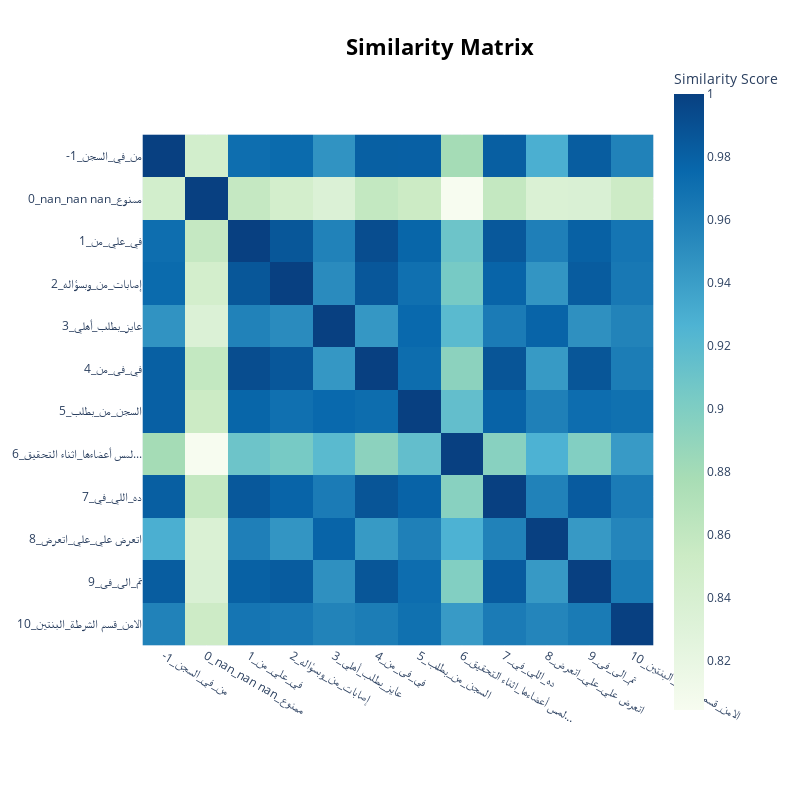

Notebook cell for this chart:
### Markdown cell above
The divisions aren't super clean and it could definitely benefit from some additional pruning but overal these are categories that make sense

### Code cell
# this heatmap shows the level of similiraity between topics
topic_model.visualize_heatmap()

### Figure 1 — Plotly figure (JSON) as saved in the notebook; plotly's stock layout.template omitted (floating-point values rounded to 4 significant figures; data arrays with more than 128 entries replaced by an {"elided": "..."} marker saying what was removed)
{"data": [{"coloraxis": "coloraxis", "hovertemplate": "x: %{x}<br>y: %{y}<br>Similarity Score: %{z}<extra></extra>", "name": "0", "type": "heatmap", "x": ["-1_من_في_السجن", "0_nan_nan nan_ممنوع", "1_في_علي_من", "2_إصابات_من_وبسؤاله", "3_عايز_بطلب_أهلي", "4_في_فى_من", "5_السجن_من_بطلب", "6_لمس أعضاءها_اثناء التحقيق...", "7_ده_اللي_في", "8_اتعرض علي_علي_اتعرض", "9_تم_الى_فى", "10_الامن_قسم الشرطة_البنتين"], "xaxis": "x", "y": ["-1_من_في_السجن", "0_nan_nan nan_ممنوع", "1_في_علي_من", "2_إصابات_من_وبسؤاله", "3_عايز_بطلب_أهلي", "4_في_فى_من", "5_السجن_من_بطلب", "6_لمس أعضاءها_اثناء التحقيق...", "7_ده_اللي_في", "8_اتعرض علي_علي_اتعرض", "9_تم_الى_فى", "10_الامن_قسم الشرطة_البنتين"], "yaxis": "y", "z": {"elided": "12x12 float values"}}], "layout": {"coloraxis": {"colorbar": {"title": {"text": "Similarity Score"}}, "colorscale": [[0, "rgb(247,252,240)"], [0.125, "rgb(224,243,219)"], [0.25, "rgb(204,235,197)"], [0.375, "rgb(168,221,181)"], [0.5, "rgb(123,204,196)"], [0.625, "rgb(78,179,211)"], [0.75, "rgb(43,140,190)"], [0.875, "rgb(8,104,172)"], [1, "rgb(8,64,129)"]]}, "height": 800, "hoverlabel": {"bgcolor": "white", "font": {"family": "Rockwell", "size": 16}}, "legend": {"title": {"text": "Trend"}}, "margin": {"t": 60}, "showlegend": true, "title": {"font": {"color": "Black", "size": 22}, "text": "<b>Similarity Matrix", "x": 0.55, "xanchor": "center", "y": 0.95, "yanchor": "top"}, "width": 800, "xaxis": {"anchor": "y", "constrain": "domain", "domain": [0, 1], "scaleanchor": "y"}, "yaxis": {"anchor": "x", "autorange": "reversed", "constrain": "domain", "domain": [0, 1]}}}
